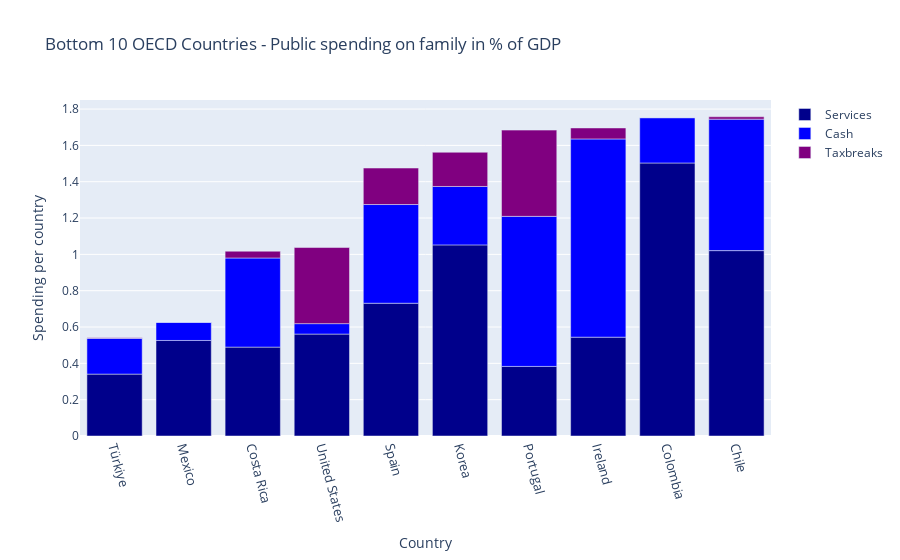

The notebook cell this image was saved under:
### Code cell
df_public_spending_sorted = df_public_spending[df_public_spending.index != "OECD average"].sort_values(
    "Total", ascending=True)

Bottom_10_spenders = df_public_spending_sorted.head(10)

fig = go.Figure()

fig.add_trace(go.Bar(
    x=Bottom_10_spenders.index,
    y=Bottom_10_spenders["Public_services"],
    name='Services',
    marker_color='Darkblue'
))

fig.add_trace(go.Bar(
    x=Bottom_10_spenders.index,
    y=Bottom_10_spenders["Cash"],
    name='Cash',
    marker_color='blue',
    base=Bottom_10_spenders["Public_services"]
))

fig.add_trace(go.Bar(
    x=Bottom_10_spenders.index,
    y=Bottom_10_spenders["Taxbreaks"],
    name='Taxbreaks',
    marker_color='Purple',
    base=Bottom_10_spenders["Public_services"] + Bottom_10_spenders["Cash"]
))


fig.update_layout(
    title="Bottom 10 OECD Countries - Public spending on family in % of GDP",
    xaxis_title="Country",
    yaxis_title="Spending per country",
    xaxis=dict(tickangle=75, tickfont=dict(size=13)),
    barmode='relative',
)

# Displaying the plot
fig.show()

### Figure 1 — Plotly figure (JSON) as saved in the notebook; plotly's stock layout.template omitted (floating-point values rounded to 4 significant figures)
{"data": [{"marker": {"color": "Darkblue"}, "name": "Services", "type": "bar", "x": ["Türkiye", "Mexico", "Costa Rica", "United States", "Spain", "Korea", "Portugal", "Ireland", "Colombia", "Chile"], "y": [0.3407, 0.526, 0.4894, 0.5612, 0.731, 1.052, 0.3831, 0.5441, 1.503, 1.021]}, {"base": [0.3407, 0.526, 0.4894, 0.5612, 0.731, 1.052, 0.3831, 0.5441, 1.503, 1.021], "marker": {"color": "blue"}, "name": "Cash", "type": "bar", "x": ["Türkiye", "Mexico", "Costa Rica", "United States", "Spain", "Korea", "Portugal", "Ireland", "Colombia", "Chile"], "y": [0.1968, 0.0999, 0.4907, 0.05743, 0.5434, 0.3215, 0.8261, 1.091, 0.2495, 0.7237]}, {"base": [0.5375, 0.6259, 0.98, 0.6186, 1.274, 1.374, 1.209, 1.635, 1.753, 1.744], "marker": {"color": "Purple"}, "name": "Taxbreaks", "type": "bar", "x": ["Türkiye", "Mexico", "Costa Rica", "United States", "Spain", "Korea", "Portugal", "Ireland", "Colombia", "Chile"], "y": [0.002881, 0, 0.03739, 0.4191, 0.2008, 0.1885, 0.4749, 0.06047, 0, 0.01298]}], "layout": {"barmode": "relative", "title": {"text": "Bottom 10 OECD Countries - Public spending on family in % of GDP"}, "xaxis": {"tickangle": 75, "tickfont": {"size": 13}, "title": {"text": "Country"}}, "yaxis": {"title": {"text": "Spending per country"}}}}
